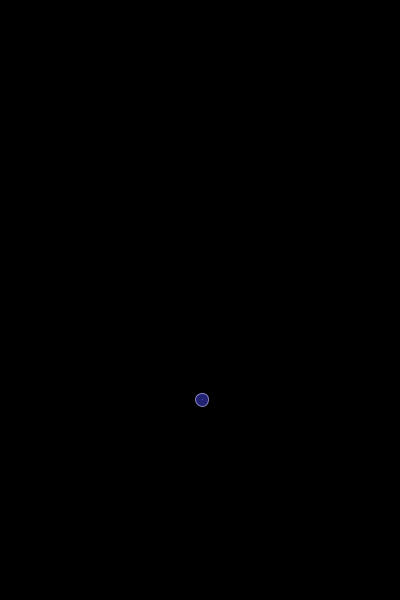
Frame 1 (no input)
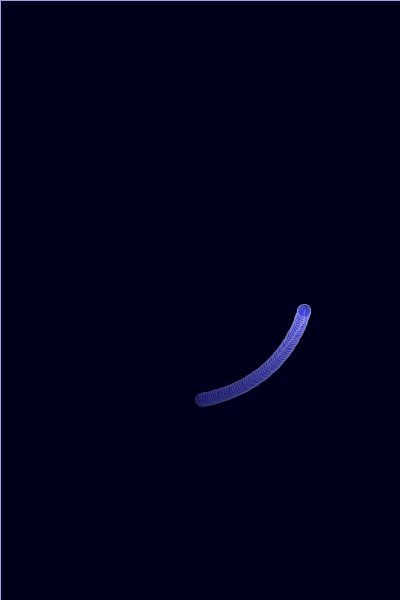
Frame 60 (the mouse pressed at the canvas centre just before this capture)
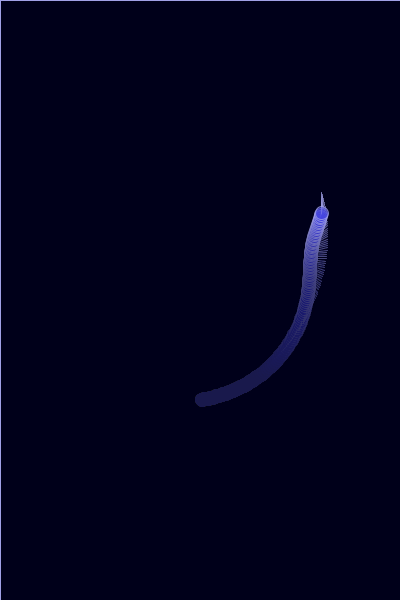
Frame 120 (the mouse held since frame 60 and released just before this capture)

The Processing sketch that drew these frames (run headless with seeded random() and noise(); from frame 60 on, the mouse is pressed at the canvas centre):

// Processing sketch: processing_152567
// ── processing_152567.pde

/*
 * Creative Coding
 * Week 3, 04 - spinning top: curved motion with sin() and cos()
 * by Indae Hwang and Jon McCormack
 * Copyright (c) 2014 Monash University
 *
 * This sketch is the first cut at translating the motion of a spinning top
 * to trace a drawing path. This sketch traces a path using sin() and cos()
 *
 */

float x, y;      // current drawing position
float dx, dy;    // change in position at each frame
float rad;       // radius for the moving hand

void setup() {
  size(400, 600);

  // initial position in the centre of the screen
  x = width/2;
  y = height/2;

  // dx and dy are the small change in position each frame
  dx = random(-1, 1);
  dy = random(-1, 1);
  background(0);
  frameRate(24);
}


void draw() {
  fill(11, 10, 46, 5);
  rect(0, 0, width, height);
  rad = radians(frameCount);

  // calculate new position
  x += dx;
  y += dy;

  float max = 3;
  float min = 0.8;

  //When the shape hits the edge of the window, it reverses its direction and changes velocity
  if (x > width-150 || x < 100) {
    dx = dx > 0 ? -random(min, max) : random(min, max);
  }

  if (y > height-150 || y < 100) {
    dy = dy > 0 ? -random(min, max) : random(min, max);
  }

  float bx = x + 100 * sin(rad);
  float by = y + 100 * cos(rad);

  fill(70, 70, 227, 125);

  float radius = 100 * sin(rad*0.1);
  float handX = bx + radius * sin(rad*3);
  float handY = by + radius * cos(rad*3);

  stroke(162, 162, 232, 200);
  line(bx, by, handX, handY);
  ellipse(handX, handY, 13, 13);
  
  frameRate(bx);
  
}
